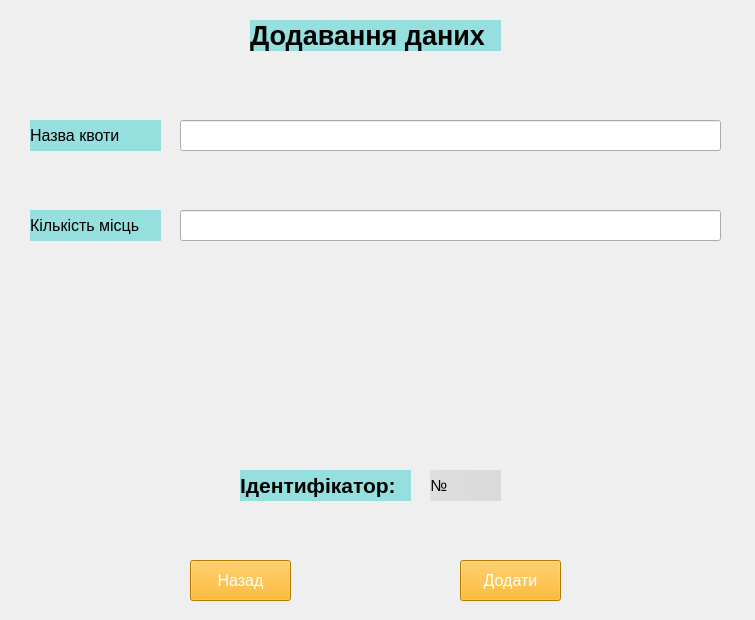
<?xml version="1.0" encoding="UTF-8"?>
<ui version="4.0">
 <class>MainWindow</class>
 <widget class="QMainWindow" name="MainWindow">
  <property name="geometry">
   <rect>
    <x>0</x>
    <y>0</y>
    <width>755</width>
    <height>620</height>
   </rect>
  </property>
  <property name="windowTitle">
   <string>Оновлення даних</string>
  </property>
  <widget class="QWidget" name="centralwidget">
   <widget class="QLabel" name="label">
    <property name="geometry">
     <rect>
      <x>0</x>
      <y>0</y>
      <width>755</width>
      <height>620</height>
     </rect>
    </property>
    <property name="text">
     <string/>
    </property>
    <property name="pixmap">
     <pixmap>4a7eaeae52140c9205af389cc1e2c7b7-Enhanced-transformed (4).jpeg</pixmap>
    </property>
   </widget>
   <widget class="QLabel" name="label_2">
    <property name="geometry">
     <rect>
      <x>250</x>
      <y>20</y>
      <width>251</width>
      <height>31</height>
     </rect>
    </property>
    <property name="font">
     <font>
      <pointsize>20</pointsize>
      <weight>75</weight>
      <bold>true</bold>
     </font>
    </property>
    <property name="styleSheet">
     <string notr="true">background-color: rgb(149, 223, 223);</string>
    </property>
    <property name="text">
     <string>Додавання даних</string>
    </property>
   </widget>
   <widget class="QPushButton" name="admin_back">
    <property name="geometry">
     <rect>
      <x>190</x>
      <y>560</y>
      <width>101</width>
      <height>41</height>
     </rect>
    </property>
    <property name="font">
     <font>
      <pointsize>12</pointsize>
     </font>
    </property>
    <property name="styleSheet">
     <string notr="true">background-color: rgb(255, 170, 0);
color: rgb(255, 255, 255);</string>
    </property>
    <property name="text">
     <string>Назад</string>
    </property>
   </widget>
   <widget class="QPushButton" name="admin_add_benefit">
    <property name="geometry">
     <rect>
      <x>460</x>
      <y>560</y>
      <width>101</width>
      <height>41</height>
     </rect>
    </property>
    <property name="font">
     <font>
      <pointsize>12</pointsize>
     </font>
    </property>
    <property name="styleSheet">
     <string notr="true">background-color: rgb(255, 170, 0);
color: rgb(255, 255, 255);</string>
    </property>
    <property name="text">
     <string>Додати</string>
    </property>
   </widget>
   <widget class="QLabel" name="label_full_name">
    <property name="geometry">
     <rect>
      <x>30</x>
      <y>120</y>
      <width>131</width>
      <height>31</height>
     </rect>
    </property>
    <property name="font">
     <font>
      <pointsize>12</pointsize>
      <weight>50</weight>
      <bold>false</bold>
     </font>
    </property>
    <property name="toolTip">
     <string>&lt;html&gt;&lt;head/&gt;&lt;body&gt;&lt;p align=&quot;center&quot;&gt;&lt;br/&gt;&lt;/p&gt;&lt;/body&gt;&lt;/html&gt;</string>
    </property>
    <property name="styleSheet">
     <string notr="true">background-color: rgb(149, 223, 223);</string>
    </property>
    <property name="text">
     <string>Назва квоти</string>
    </property>
    <property name="margin">
     <number>3</number>
    </property>
   </widget>
   <widget class="QLineEdit" name="take_num_of_places">
    <property name="geometry">
     <rect>
      <x>180</x>
      <y>210</y>
      <width>541</width>
      <height>31</height>
     </rect>
    </property>
   </widget>
   <widget class="QLineEdit" name="take_benefit_name">
    <property name="geometry">
     <rect>
      <x>180</x>
      <y>120</y>
      <width>541</width>
      <height>31</height>
     </rect>
    </property>
   </widget>
   <widget class="QLabel" name="label_email">
    <property name="geometry">
     <rect>
      <x>30</x>
      <y>210</y>
      <width>131</width>
      <height>31</height>
     </rect>
    </property>
    <property name="font">
     <font>
      <pointsize>12</pointsize>
      <weight>50</weight>
      <bold>false</bold>
     </font>
    </property>
    <property name="toolTip">
     <string>&lt;html&gt;&lt;head/&gt;&lt;body&gt;&lt;p align=&quot;center&quot;&gt;&lt;br/&gt;&lt;/p&gt;&lt;/body&gt;&lt;/html&gt;</string>
    </property>
    <property name="styleSheet">
     <string notr="true">background-color: rgb(149, 223, 223);</string>
    </property>
    <property name="text">
     <string>Кількість місць</string>
    </property>
    <property name="margin">
     <number>3</number>
    </property>
   </widget>
   <widget class="QLabel" name="admin_lbl">
    <property name="geometry">
     <rect>
      <x>240</x>
      <y>470</y>
      <width>171</width>
      <height>31</height>
     </rect>
    </property>
    <property name="font">
     <font>
      <pointsize>16</pointsize>
      <weight>75</weight>
      <bold>true</bold>
     </font>
    </property>
    <property name="styleSheet">
     <string notr="true">background-color: rgb(149, 223, 223);</string>
    </property>
    <property name="text">
     <string>Ідентифікатор:</string>
    </property>
   </widget>
   <widget class="QLabel" name="lbl">
    <property name="geometry">
     <rect>
      <x>430</x>
      <y>470</y>
      <width>71</width>
      <height>31</height>
     </rect>
    </property>
    <property name="font">
     <font>
      <pointsize>12</pointsize>
      <weight>50</weight>
      <bold>false</bold>
     </font>
    </property>
    <property name="toolTip">
     <string>&lt;html&gt;&lt;head/&gt;&lt;body&gt;&lt;p align=&quot;center&quot;&gt;&lt;br/&gt;&lt;/p&gt;&lt;/body&gt;&lt;/html&gt;</string>
    </property>
    <property name="styleSheet">
     <string notr="true">background-color: qlineargradient(spread:pad, x1:0, y1:0, x2:1, y2:0, stop:0 rgba(221, 221, 221, 226), stop:1 rgba(214, 214, 214, 224));</string>
    </property>
    <property name="text">
     <string>№</string>
    </property>
    <property name="margin">
     <number>3</number>
    </property>
   </widget>
  </widget>
 </widget>
 <resources/>
 <connections/>
</ui>
